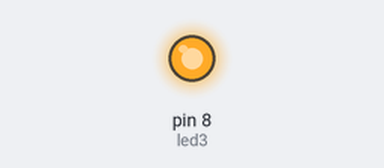
Recording of a sketch running on a simulated Arduino Uno, built with avr-gcc and run on an emulated ATmega328P. On the bench: output pins drawn as LEDs (lit = HIGH).

Above: at 0.1 s.
At 17.8 s:
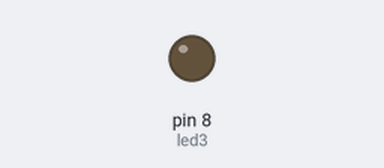
Timing chart, 0 to 19.3 s (numbered marks = the images above):
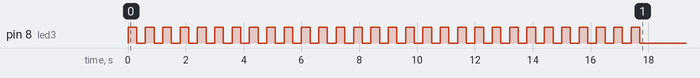

The sketch:

Exercici_7.1.ino
```cpp
/**********************************************************************
**                                                                   **
**                               TÍTOL:                              **
**                      LL06_Rubén_Martos_ARDUINO                    **
**                                                                   **
**  NOM: Rubén Martos Gutiérrez                     Data: 15/12/2021 **
**********************************************************************/
//************************** INCLUDE **********************************


//************************ VARIABLES **********************************
const byte led3 = 8;          // donar nom al pin 8 de l’Arduino
int LED = 29;
//************************** SETUP ************************************

void setup()  // ho fa un cop quan el programa s'inicia
{
  pinMode(led3, OUTPUT);     // definir el pin 8 com una sortida
  for (int i=0; i <= LED; i++)
  {
    digitalWrite(led3, HIGH);
    delay (300);
    digitalWrite(led3, LOW);
    delay (300);
  }
}

//************************** LOOP *************************************
void loop()      //we need this to be here even though its empty
{
}

//************************** FUNCIONS  *********************************
```
